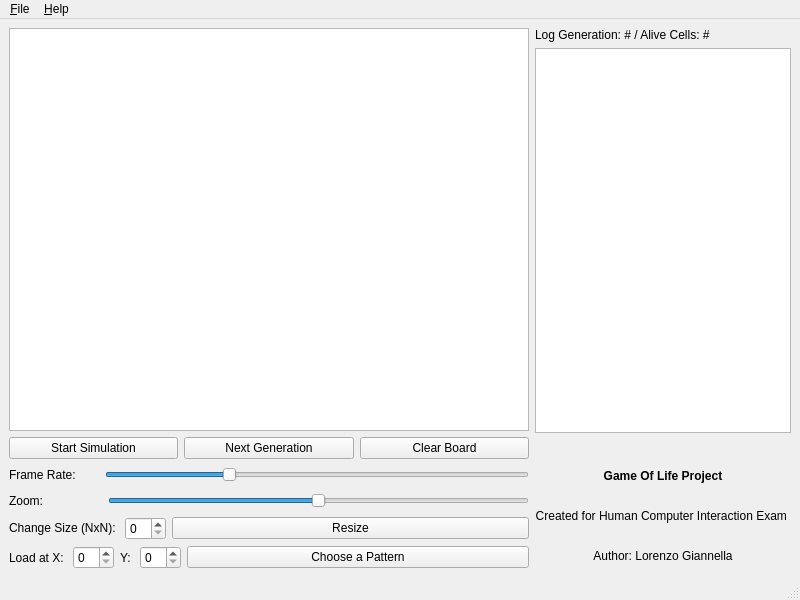
<?xml version="1.0" encoding="UTF-8"?>
<ui version="4.0">
 <class>MainWindow</class>
 <widget class="QMainWindow" name="MainWindow">
  <property name="geometry">
   <rect>
    <x>0</x>
    <y>0</y>
    <width>800</width>
    <height>600</height>
   </rect>
  </property>
  <property name="windowTitle">
   <string>Game Of Life</string>
  </property>
  <widget class="QWidget" name="centralwidget">
   <layout class="QHBoxLayout" name="horizontalLayout">
    <item>
     <layout class="QVBoxLayout" name="firstColumnLayout">
      <item>
       <widget class="QGraphicsView" name="boardView">
        <property name="sizePolicy">
         <sizepolicy hsizetype="MinimumExpanding" vsizetype="MinimumExpanding">
          <horstretch>0</horstretch>
          <verstretch>0</verstretch>
         </sizepolicy>
        </property>
        <property name="dragMode">
         <enum>QGraphicsView::NoDrag</enum>
        </property>
       </widget>
      </item>
      <item>
       <layout class="QHBoxLayout" name="buttonLayout">
        <item>
         <widget class="QPushButton" name="startPauseButton">
          <property name="statusTip">
           <string>Start / Pause the game</string>
          </property>
          <property name="text">
           <string>Start Simulation</string>
          </property>
         </widget>
        </item>
        <item>
         <widget class="QPushButton" name="nextGenButton">
          <property name="statusTip">
           <string>Show Next Generation</string>
          </property>
          <property name="text">
           <string>Next Generation</string>
          </property>
         </widget>
        </item>
        <item>
         <widget class="QPushButton" name="clearButton">
          <property name="statusTip">
           <string>Clear the board</string>
          </property>
          <property name="text">
           <string>Clear Board</string>
          </property>
         </widget>
        </item>
       </layout>
      </item>
      <item>
       <layout class="QHBoxLayout" name="framerateLayout">
        <item>
         <widget class="QLabel" name="frameRateLabel">
          <property name="statusTip">
           <string>Adjust Frame Rate</string>
          </property>
          <property name="text">
           <string>Frame Rate: </string>
          </property>
         </widget>
        </item>
        <item>
         <spacer name="horizontalSpacer">
          <property name="orientation">
           <enum>Qt::Horizontal</enum>
          </property>
          <property name="sizeType">
           <enum>QSizePolicy::Preferred</enum>
          </property>
          <property name="sizeHint" stdset="0">
           <size>
            <width>20</width>
            <height>20</height>
           </size>
          </property>
         </spacer>
        </item>
        <item>
         <widget class="QSlider" name="frameRateSlider">
          <property name="statusTip">
           <string>Adjust Frame Rate</string>
          </property>
          <property name="minimum">
           <number>1</number>
          </property>
          <property name="maximum">
           <number>15</number>
          </property>
          <property name="value">
           <number>5</number>
          </property>
          <property name="orientation">
           <enum>Qt::Horizontal</enum>
          </property>
         </widget>
        </item>
       </layout>
      </item>
      <item>
       <layout class="QHBoxLayout" name="zoomLayout">
        <item>
         <widget class="QLabel" name="zoomLabel">
          <property name="sizePolicy">
           <sizepolicy hsizetype="Fixed" vsizetype="Fixed">
            <horstretch>0</horstretch>
            <verstretch>0</verstretch>
           </sizepolicy>
          </property>
          <property name="statusTip">
           <string>Zoom In / Zoom Out</string>
          </property>
          <property name="text">
           <string>Zoom: </string>
          </property>
         </widget>
        </item>
        <item>
         <spacer name="horizontalSpacer_2">
          <property name="orientation">
           <enum>Qt::Horizontal</enum>
          </property>
          <property name="sizeType">
           <enum>QSizePolicy::Preferred</enum>
          </property>
          <property name="sizeHint" stdset="0">
           <size>
            <width>55</width>
            <height>20</height>
           </size>
          </property>
         </spacer>
        </item>
        <item>
         <widget class="QSlider" name="zoomSlider">
          <property name="statusTip">
           <string>Zoom In / Zoom Out</string>
          </property>
          <property name="minimum">
           <number>5</number>
          </property>
          <property name="maximum">
           <number>25</number>
          </property>
          <property name="value">
           <number>15</number>
          </property>
          <property name="orientation">
           <enum>Qt::Horizontal</enum>
          </property>
         </widget>
        </item>
       </layout>
      </item>
      <item>
       <layout class="QHBoxLayout" name="loadingLayout">
        <item>
         <widget class="QLabel" name="sizeLabel">
          <property name="sizePolicy">
           <sizepolicy hsizetype="Fixed" vsizetype="Fixed">
            <horstretch>0</horstretch>
            <verstretch>0</verstretch>
           </sizepolicy>
          </property>
          <property name="statusTip">
           <string>Resize the board</string>
          </property>
          <property name="text">
           <string>Change Size (NxN): </string>
          </property>
         </widget>
        </item>
        <item>
         <widget class="QSpinBox" name="sizeBox">
          <property name="sizePolicy">
           <sizepolicy hsizetype="Fixed" vsizetype="Fixed">
            <horstretch>0</horstretch>
            <verstretch>0</verstretch>
           </sizepolicy>
          </property>
          <property name="statusTip">
           <string>Resize the board</string>
          </property>
         </widget>
        </item>
        <item>
         <widget class="QPushButton" name="resizeButton">
          <property name="statusTip">
           <string>Resize the board</string>
          </property>
          <property name="text">
           <string>Resize</string>
          </property>
         </widget>
        </item>
       </layout>
      </item>
      <item>
       <layout class="QHBoxLayout" name="loadPatternLayout">
        <item>
         <widget class="QLabel" name="patternLabel_1">
          <property name="statusTip">
           <string>Load a predefined pattern starting from provided coordinates</string>
          </property>
          <property name="text">
           <string>Load at X: </string>
          </property>
         </widget>
        </item>
        <item>
         <widget class="QSpinBox" name="startXSpinBox">
          <property name="statusTip">
           <string>Load a predefined pattern starting from provided coordinates</string>
          </property>
         </widget>
        </item>
        <item>
         <widget class="QLabel" name="patternLabel_2">
          <property name="text">
           <string>Y: </string>
          </property>
         </widget>
        </item>
        <item>
         <widget class="QSpinBox" name="startYSpinBox">
          <property name="statusTip">
           <string>Load a predefined pattern starting from provided coordinates</string>
          </property>
         </widget>
        </item>
        <item>
         <widget class="QPushButton" name="patternButton">
          <property name="sizePolicy">
           <sizepolicy hsizetype="MinimumExpanding" vsizetype="Fixed">
            <horstretch>0</horstretch>
            <verstretch>0</verstretch>
           </sizepolicy>
          </property>
          <property name="statusTip">
           <string>Load a predefined pattern starting from provided coordinates</string>
          </property>
          <property name="text">
           <string>Choose a Pattern</string>
          </property>
         </widget>
        </item>
       </layout>
      </item>
     </layout>
    </item>
    <item>
     <layout class="QVBoxLayout" name="secondColumnLayout">
      <item>
       <widget class="QLabel" name="logLabel">
        <property name="text">
         <string>Log Generation: # / Alive Cells: #</string>
        </property>
       </widget>
      </item>
      <item>
       <widget class="QTextBrowser" name="logBrowser">
        <property name="sizePolicy">
         <sizepolicy hsizetype="Preferred" vsizetype="MinimumExpanding">
          <horstretch>0</horstretch>
          <verstretch>0</verstretch>
         </sizepolicy>
        </property>
       </widget>
      </item>
      <item>
       <spacer name="verticalSpacer">
        <property name="orientation">
         <enum>Qt::Vertical</enum>
        </property>
        <property name="sizeType">
         <enum>QSizePolicy::Fixed</enum>
        </property>
        <property name="sizeHint" stdset="0">
         <size>
          <width>20</width>
          <height>30</height>
         </size>
        </property>
       </spacer>
      </item>
      <item>
       <widget class="QLabel" name="aboutLabel">
        <property name="text">
         <string>&lt;html&gt;&lt;head/&gt;&lt;body&gt;&lt;p align=&quot;center&quot;&gt;&lt;span style=&quot; font-weight:600;&quot;&gt;Game Of Life Project&lt;/span&gt;&lt;/p&gt;&lt;p align=&quot;center&quot;&gt;&lt;br/&gt;Created for Human Computer Interaction Exam &lt;/p&gt;&lt;p align=&quot;center&quot;&gt;&lt;br/&gt;Author: Lorenzo Giannella&lt;/p&gt;&lt;/body&gt;&lt;/html&gt;</string>
        </property>
        <property name="textFormat">
         <enum>Qt::RichText</enum>
        </property>
       </widget>
      </item>
      <item>
       <spacer name="verticalSpacer_2">
        <property name="orientation">
         <enum>Qt::Vertical</enum>
        </property>
        <property name="sizeType">
         <enum>QSizePolicy::Fixed</enum>
        </property>
        <property name="sizeHint" stdset="0">
         <size>
          <width>20</width>
          <height>6</height>
         </size>
        </property>
       </spacer>
      </item>
     </layout>
    </item>
   </layout>
  </widget>
  <widget class="QMenuBar" name="menubar">
   <property name="geometry">
    <rect>
     <x>0</x>
     <y>0</y>
     <width>800</width>
     <height>20</height>
    </rect>
   </property>
   <widget class="QMenu" name="menuFile">
    <property name="title">
     <string>&amp;File</string>
    </property>
    <addaction name="actionQuit"/>
   </widget>
   <widget class="QMenu" name="menuHelp">
    <property name="title">
     <string>&amp;Help</string>
    </property>
    <addaction name="actionAbout"/>
   </widget>
   <addaction name="menuFile"/>
   <addaction name="menuHelp"/>
  </widget>
  <widget class="QStatusBar" name="statusbar"/>
  <action name="actionQuit">
   <property name="text">
    <string>&amp;Quit</string>
   </property>
  </action>
  <action name="actionAbout">
   <property name="text">
    <string>&amp;About</string>
   </property>
  </action>
 </widget>
 <resources/>
 <connections/>
</ui>
